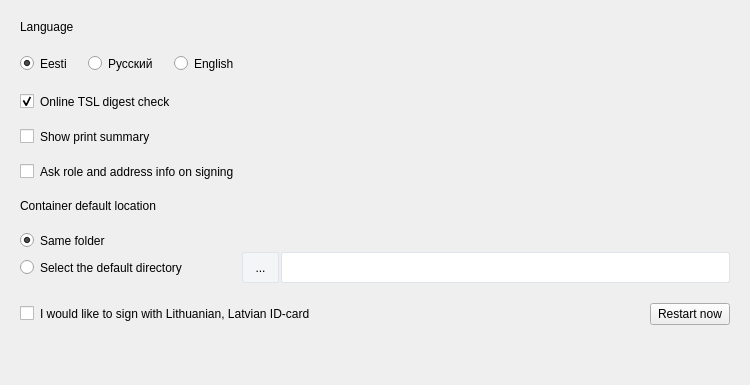
        <widget class="QWidget" name="pageGeneral">
         <layout class="QVBoxLayout" name="pageGeneralLayout">
          <property name="spacing">
           <number>20</number>
          </property>
          <property name="leftMargin">
           <number>20</number>
          </property>
          <property name="topMargin">
           <number>20</number>
          </property>
          <property name="rightMargin">
           <number>20</number>
          </property>
          <property name="bottomMargin">
           <number>20</number>
          </property>
          <item>
           <widget class="QLabel" name="lblGeneralLang">
            <property name="text">
             <string>Language</string>
            </property>
           </widget>
          </item>
          <item>
           <layout class="QHBoxLayout" name="languageBoxLayout">
            <item>
             <widget class="QRadioButton" name="rdGeneralEstonian">
              <property name="accessibleDescription">
               <string notr="true"/>
              </property>
              <property name="styleSheet">
               <string notr="true">QRadioButton::indicator {
    width: 14px;
    height: 14px;
}

QRadioButton::indicator::unchecked {
    image: url(:/images/icon_radio.png);
}

QRadioButton::indicator::checked {
    image: url(:/images/icon_radio_checked.png);
}</string>
              </property>
              <property name="text">
               <string>Eesti</string>
              </property>
              <property name="checked">
               <bool>true</bool>
              </property>
              <attribute name="buttonGroup">
               <string notr="true">langGroup</string>
              </attribute>
             </widget>
            </item>
            <item>
             <widget class="QRadioButton" name="rdGeneralRussian">
              <property name="accessibleDescription">
               <string notr="true"/>
              </property>
              <property name="styleSheet">
               <string notr="true">QRadioButton::indicator {
    width: 14px;
    height: 14px;
}

QRadioButton::indicator::unchecked {
    image: url(:/images/icon_radio.png);
}

QRadioButton::indicator::checked {
    image: url(:/images/icon_radio_checked.png);
}</string>
              </property>
              <property name="text">
               <string>Русский</string>
              </property>
              <attribute name="buttonGroup">
               <string notr="true">langGroup</string>
              </attribute>
             </widget>
            </item>
            <item>
             <widget class="QRadioButton" name="rdGeneralEnglish">
              <property name="accessibleDescription">
               <string notr="true"/>
              </property>
              <property name="styleSheet">
               <string notr="true">QRadioButton::indicator {
    width: 14px;
    height: 14px;
}

QRadioButton::indicator::unchecked {
    image: url(:/images/icon_radio.png);
}

QRadioButton::indicator::checked {
    image: url(:/images/icon_radio_checked.png);
}</string>
              </property>
              <property name="text">
               <string>English</string>
              </property>
              <attribute name="buttonGroup">
               <string notr="true">langGroup</string>
              </attribute>
             </widget>
            </item>
            <item>
             <spacer name="languageBoxSpacer">
              <property name="orientation">
               <enum>Qt::Horizontal</enum>
              </property>
              <property name="sizeHint" stdset="0">
               <size>
                <width>495</width>
                <height>20</height>
               </size>
              </property>
             </spacer>
            </item>
           </layout>
          </item>
          <item>
           <widget class="QCheckBox" name="chkGeneralTslRefresh">
            <property name="styleSheet">
             <string notr="true">QCheckBox::indicator {
    width: 14px;
    height: 14px;
}

QCheckBox::indicator:unchecked {
    image: url(:/images/icon_checkbox.png);
}

QCheckBox::indicator:checked {
    image: url(:/images/icon_checkbox_check.png);
}
</string>
            </property>
            <property name="text">
             <string>Online TSL digest check</string>
            </property>
            <property name="checked">
             <bool>true</bool>
            </property>
           </widget>
          </item>
          <item>
           <widget class="QCheckBox" name="chkShowPrintSummary">
            <property name="styleSheet">
             <string notr="true">QCheckBox::indicator {
    width: 14px;
    height: 14px;
}

QCheckBox::indicator:unchecked {
    image: url(:/images/icon_checkbox.png);
}

QCheckBox::indicator:checked {
    image: url(:/images/icon_checkbox_check.png);
}</string>
            </property>
            <property name="text">
             <string>Show print summary</string>
            </property>
           </widget>
          </item>
          <item>
           <widget class="QCheckBox" name="chkRoleAddressInfo">
            <property name="styleSheet">
             <string notr="true">QCheckBox::indicator {
    width: 14px;
    height: 14px;
}

QCheckBox::indicator:unchecked {
    image: url(:/images/icon_checkbox.png);
}

QCheckBox::indicator:checked {
    image: url(:/images/icon_checkbox_check.png);
}</string>
            </property>
            <property name="text">
             <string>Ask role and address info on signing</string>
            </property>
           </widget>
          </item>
          <item>
           <widget class="QLabel" name="lblDefaultDirectory">
            <property name="text">
             <string>Container default location</string>
            </property>
           </widget>
          </item>
          <item>
           <layout class="QGridLayout" name="locationBoxLayout" columnminimumwidth="220,0,0">
            <property name="horizontalSpacing">
             <number>2</number>
            </property>
            <property name="verticalSpacing">
             <number>4</number>
            </property>
            <item row="0" column="0">
             <widget class="QRadioButton" name="rdGeneralSameDirectory">
              <property name="styleSheet">
               <string notr="true">QRadioButton::indicator {
    width: 14px;
    height: 14px;
}

QRadioButton::indicator::unchecked {
    image: url(:/images/icon_radio.png);
}

QRadioButton::indicator::checked {
    image: url(:/images/icon_radio_checked.png);
}</string>
              </property>
              <property name="text">
               <string>Same folder</string>
              </property>
              <property name="checked">
               <bool>true</bool>
              </property>
              <attribute name="buttonGroup">
               <string notr="true">pathGroup</string>
              </attribute>
             </widget>
            </item>
            <item row="1" column="0">
             <widget class="QRadioButton" name="rdGeneralSpecifyDirectory">
              <property name="styleSheet">
               <string notr="true">QRadioButton::indicator {
    width: 14px;
    height: 14px;
}

QRadioButton::indicator::unchecked {
    image: url(:/images/icon_radio.png);
}

QRadioButton::indicator::checked {
    image: url(:/images/icon_radio_checked.png);
}</string>
              </property>
              <property name="text">
               <string>Select the default directory</string>
              </property>
              <attribute name="buttonGroup">
               <string notr="true">pathGroup</string>
              </attribute>
             </widget>
            </item>
            <item row="1" column="1">
             <widget class="QToolButton" name="btGeneralChooseDirectory">
              <property name="minimumSize">
               <size>
                <width>37</width>
                <height>31</height>
               </size>
              </property>
              <property name="maximumSize">
               <size>
                <width>37</width>
                <height>31</height>
               </size>
              </property>
              <property name="styleSheet">
               <string notr="true">QToolButton
{
	border: 1px solid #DEE4E9;
	border-radius: 2px;
	background-color: #F4F5F6;
}</string>
              </property>
              <property name="text">
               <string>...</string>
              </property>
             </widget>
            </item>
            <item row="1" column="2">
             <widget class="QLineEdit" name="txtGeneralDirectory">
              <property name="minimumSize">
               <size>
                <width>0</width>
                <height>31</height>
               </size>
              </property>
              <property name="maximumSize">
               <size>
                <width>16777215</width>
                <height>31</height>
               </size>
              </property>
              <property name="styleSheet">
               <string notr="true">QLineEdit
{
border: 1px solid #DEE4E9;
border-radius: 2px;
background-color: #FFFFFF;
}</string>
              </property>
             </widget>
            </item>
           </layout>
          </item>
          <item>
           <layout class="QHBoxLayout" name="tokenBackendLayout" stretch="1,0">
            <item>
             <widget class="QCheckBox" name="tokenBackend">
              <property name="styleSheet">
               <string notr="true">QCheckBox::indicator {
    width: 14px;
    height: 14px;
}

QCheckBox::indicator:unchecked {
    image: url(:/images/icon_checkbox.png);
}

QCheckBox::indicator:checked {
    image: url(:/images/icon_checkbox_check.png);
}
</string>
              </property>
              <property name="text">
               <string>I would like to sign with Lithuanian, Latvian ID-card</string>
              </property>
             </widget>
            </item>
            <item>
             <widget class="QPushButton" name="tokenRestart">
              <property name="text">
               <string>Restart now</string>
              </property>
             </widget>
            </item>
           </layout>
          </item>
          <item>
           <spacer name="pageGeneralSpacer">
            <property name="orientation">
             <enum>Qt::Vertical</enum>
            </property>
            <property name="sizeHint" stdset="0">
             <size>
              <width>20</width>
              <height>40</height>
             </size>
            </property>
           </spacer>
          </item>
         </layout>
        </widget>
